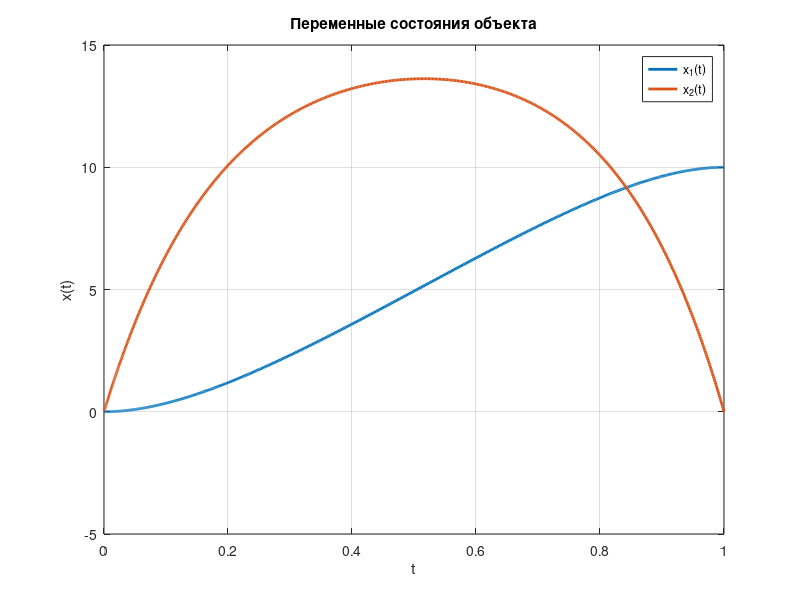
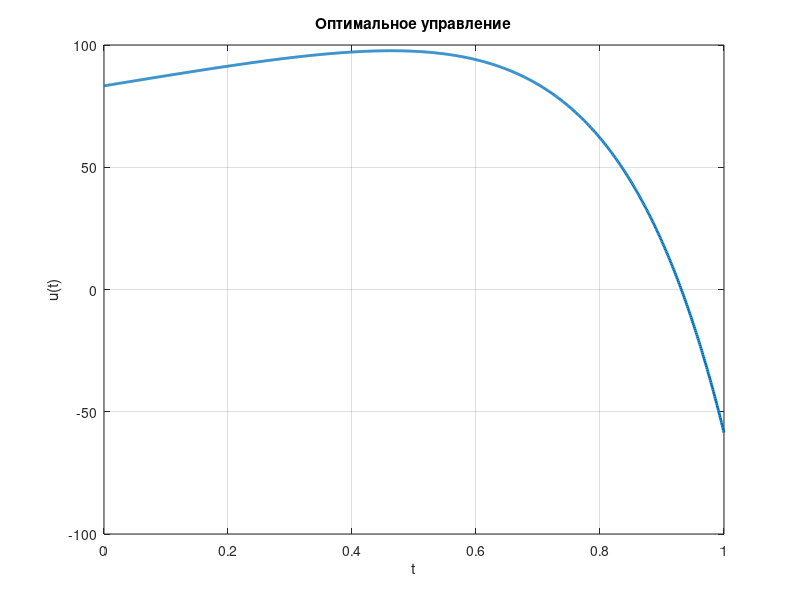
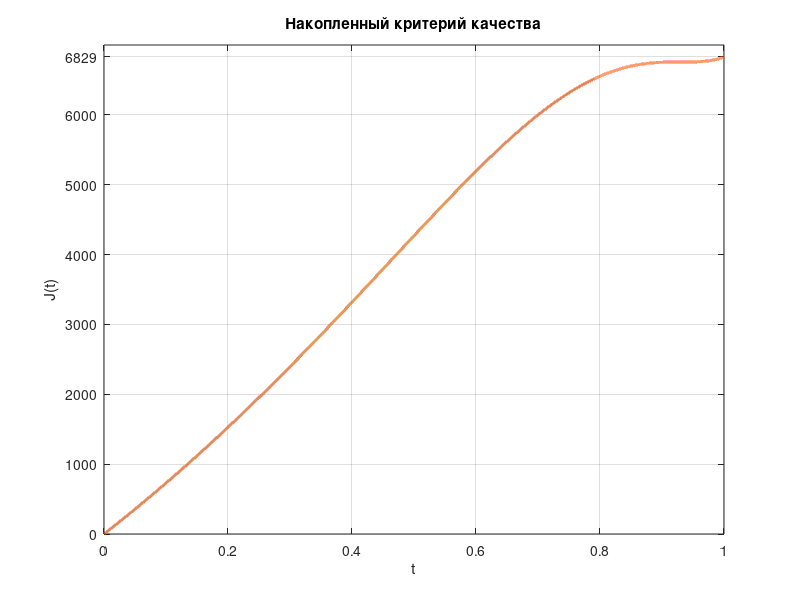

Here is the MATLAB script that generated these plots, in order:
% Constant
s6 = sqrt(6);

% A_i coefficients
A1 = 2*exp(s6+3) + 2*exp(s6+9) + 2*exp(s6+15);
A2 = -6*exp(3-s6) + 6*exp(9-3*s6) - 6*exp(15-s6);
A3 = s6 * ( ...
    -2*exp(3-s6) ...
    -2*exp(9-s6) ...
    +3*exp(9-3*s6) ...
    -2*exp(15-s6) ...
    +3*exp(s6+9) );
A = A1 + A2 + A3;

% B_i coefficients
B1 = 18*exp(s6+3) - 30*exp(3-s6) - 12*exp(9-s6);
B2 = 36*exp(9-3*s6) + 6*exp(15-s6) - 18*exp(15-3*s6);
B3 = ...
    -12*s6*exp(3-s6) ...
    -6*s6*exp(9-s6) ...
    +15*s6*exp(9-3*s6) ...
    -6*s6*exp(15-3*s6) ...
    +6*s6*exp(s6+3) ...
    +3*s6*exp(s6+9);
B = B1 + B2 + B3;

% Denominator D
D1 = s6*exp(6) ...
    -6*exp(6-2*s6) ...
    -3*s6*exp(6-2*s6) ...
    +2*s6 + 6;
D2 = 2*exp(6) + 2*exp(12) ...
    -3*exp(6-2*s6) ...
    -3*exp(2*s6+6) + 2;
D = D1 * D2;

% Control law u(t)
e = -0.0001;
% J = 6829.24;
u = @(t) ...
    (1 + e)*(180*exp(-t*(s6-3))/D)*A ...
  - (1 + e)*(60*exp(t*(s6+3))/D)*B;

% System dynamics
f = @(t,x) [ ...
    x(2);
   -3*x(1) - 6*x(2) + u(t) ];

% Simulation
tspan = [0 1];
x0 = [0; 0];

opts = odeset('RelTol',1e-10,'AbsTol',1e-12);
[t,x] = ode45(f, tspan, x0, opts);

x_final = x(end,:).';

% Output
disp('Final state x(1):');
disp(x_final);

disp('Target state:');
disp([10; 0]);

disp('Error:');
disp(x_final - [10; 0]);

%% Plots x
figure;
plot(t, x(:,1), 'LineWidth', 2); hold on;
plot(t, x(:,2), 'LineWidth', 2)
hold off;
title('Переменные состояния объекта');
xlabel('t');
ylabel('x(t)');
grid on;
legend("x_1(t)", "x_2(t)");
saveas(gcf, "images/x1.png");

%% Plots u
figure;
tt = linspace(0, 1, 1000);
plot(tt, arrayfun(u,tt), 'LineWidth', 2)
title('Оптимальное управление');
xlabel('t');
ylabel('u(t)');
grid on;
saveas(gcf, "images/u1.png");

%% Performance index J = ∫ u^2 dt
J = integral(@(t) u(t).^2, 0, 1, ...
             'RelTol',1e-10,'AbsTol',1e-12);

disp('Performance index J = ∫ u^2 dt:');
disp(J);

%% J
t_fine = linspace(0, 1, 50000);
u_fine = arrayfun(u, t_fine);
u_sq_fine = u_fine.^2;

J_cum = cumtrapz(t_fine, u_sq_fine);
J_end_num = J_cum(end);
fprintf('Контроль накопления: J(1) = %.6f, J (из integral) = %.6f, разница = %.2e\n', ...
        J_end_num, J, abs(J_end_num - J));

% --- График накопленного критерия ---
figure;
plot(t_fine, J_cum, 'LineWidth', 2, 'Color', [0.8500 0.3250 0.0980]); % оранжевый
title('Накопленный критерий качества');
xlabel('t');
ylabel('J(t)');
grid on;
yticks([0 1000 2000 3000 4000 5000 6000 6829]);
saveas(gcf, "images/J_cum1.png");